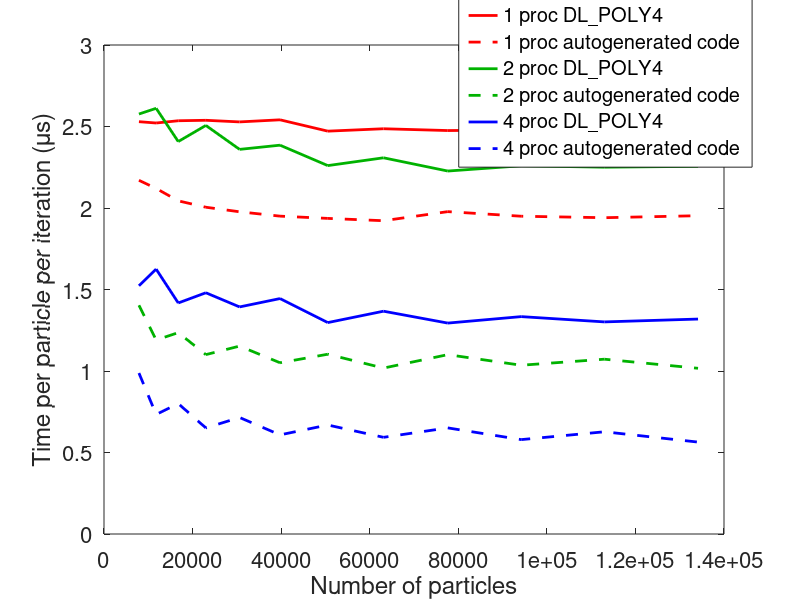

Write the MATLAB code that produced this figure.
data=dlmread('compare_4.txt');


p_1 = data(data(:,1)==1,:);
p_2 = data(data(:,1)==2,:);
p_4 = data(data(:,1)==4,:);


sizes = ([7,8,9,10,11,12,13,14,15,16,17,18].^3)*23;

x=[];
dlpoly1=[];
ppmd1=[];

dlpoly2=[];
ppmd2=[];


dlpoly4=[];
ppmd4=[];



for s = sizes
    x=[x,s];
    sdata = p_1(p_1(:,2)==s,3:5);
    
    p=polyfit(sdata(:,1),sdata(:,2),1)./s;
    dlpoly1=[dlpoly1, p(1)];
    
    p=polyfit(sdata(:,1),sdata(:,3),1)./s;
    
    ppmd1=[ppmd1, p(1)];
    

end



for s = sizes
    
    sdata = p_2(p_2(:,2)==s,3:5);
    
    p=polyfit(sdata(:,1),sdata(:,2),1)./s;
    dlpoly2=[dlpoly2, p(1)];
    
    p=polyfit(sdata(:,1),sdata(:,3),1)./s;
    
    ppmd2=[ppmd2, p(1)];
    

end

for s = sizes
    
    sdata = p_4(p_4(:,2)==s,3:5);
    
    p=polyfit(sdata(:,1),sdata(:,2),1)./s;
    dlpoly4=[dlpoly4, p(1)];
    
    p=polyfit(sdata(:,1),sdata(:,3),1)./s;
    
    ppmd4=[ppmd4, p(1)];
    

end



figure(1)
clf

plot(x,1000000*dlpoly1, '-r','LineWidth', 2)
hold on
plot(x,1000000*ppmd1,'--r', 'LineWidth', 2)
plot(x,1000000*dlpoly2,'color', [0,0.7,0], 'LineWidth', 2)
plot(x,1000000*ppmd2,'--','color', [0,0.7,0], 'LineWidth', 2)
plot(x,1000000*dlpoly4,'-b', 'LineWidth', 2)
plot(x,1000000*ppmd4,'--b', 'LineWidth', 2);

%t = title({'Time per particle per iteration, DL\_POLY solid lines,';' autogenerated code dashed lines.'}, 'FontSize',16);
xlabel('Number of particles', 'FontSize',16)
ylabel('Time per particle per iteration (\mus)', 'FontSize',16)


AX=legend('1 proc DL\_POLY4','1 proc autogenerated code','2 proc DL\_POLY4','2 proc autogenerated code','4 proc DL\_POLY4','4 proc autogenerated code');
LEG = findobj(AX,'type','text');

set(LEG,'FontSize',16)
set(gca,'FontSize',16)

P0 = get(AX,'Position');
set(AX, 'Position', [P0(1)+0.05 P0(2)+0.1 P0(3) P0(4)])

%P = get(t,'Position');

%set(t,'Position',[P(1)-20000 P(2) P(3)]);

axis([0,14*(10^4),0,3])

disp('ppmd')

ppmd1(11)/ppmd2(11)
ppmd1(11)/ppmd4(11)

dlpoly1(11)/dlpoly2(11)
dlpoly1(11)/dlpoly4(11)




















